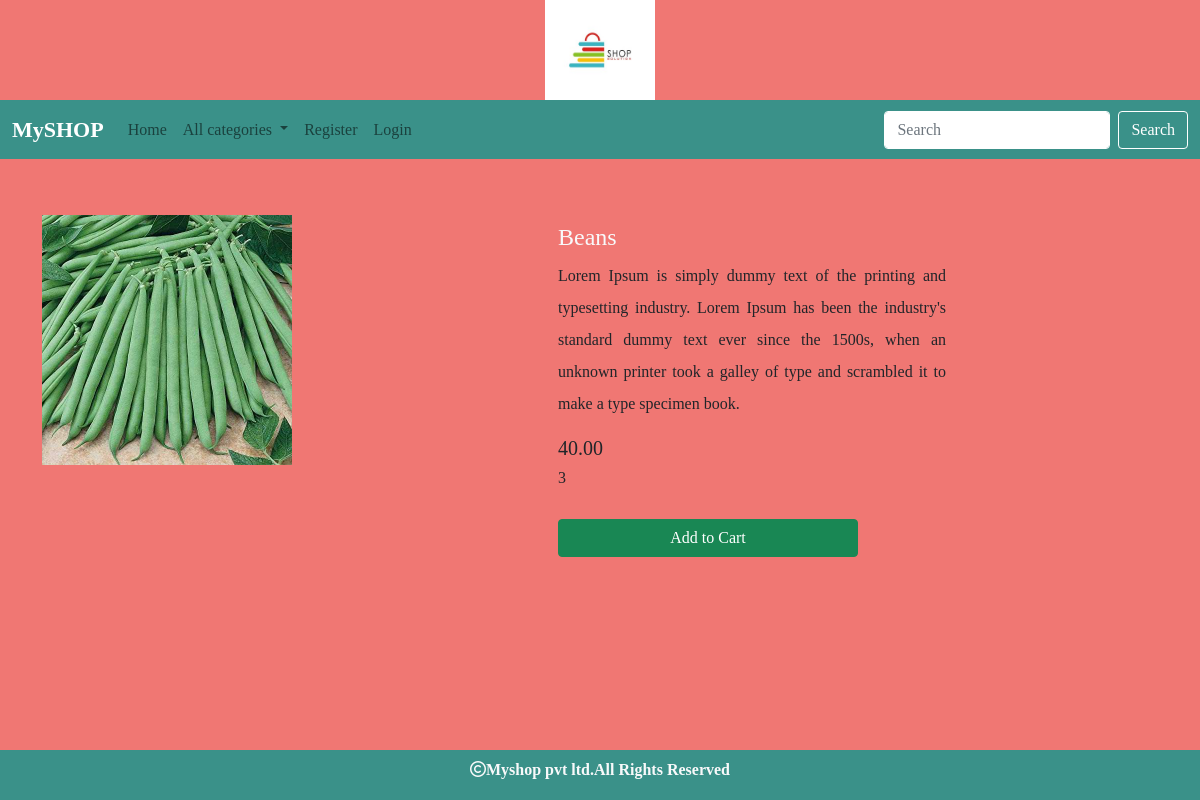
Screenshot of /detail/9 with the database file from the repository.
### shop/models.py (models this page shows, shortened)
class Product(models.Model):
    name = models.CharField(max_length=30)
    desc = models.TextField()
    image = models.ImageField(upload_to='products', null=True, blank=True)
    price= models.DecimalField(max_digits=10,decimal_places=2)
    stock=models.IntegerField()
    available=models.BooleanField(default=True)
    created=models.DateTimeField(auto_now_add=True) #one time
    updated=models.DateTimeField(auto_now=True) #every time we update records
    category=models.ForeignKey(Category,on_delete=models.CASCADE)

### shop/views.py (the view)
# urls.py: path('detail/<int:p>',views.showdetail,name="detail"),
def showdetail(request,p):
    p=Product.objects.get(id=p)
    return render(request,'detail.html',{'p':p})

### cart/context_processors.py (called while the page is built, shortened)
def total(request):
    count=0
    return {'count':count}

### shop/context_processors.py (called while the page is built)
def links(request):
    c=Category.objects.all()
    return {'links':c}

### templates/detail.html
{% extends 'base.html' %}
{% block content %}
<div class="container mt-6">
    <div class="row mt-5">
        <div class="col-4 me-5">
            <img class="mt-2" src="{{p.image.url}}" height="250px width:300px;">
        </div>
        <div class="col-5 me-3 mt-2 pt-2" style="padding-left:100px;width:500px;" >
            <h4 class="text-light">{{p.name}}</h4>
            <p style="text-align:justify;line-height:2;">{{p.desc}}</p>
            <h5 class="mt-2">{{p.price}}</h5>
            <h6 class="mt-2">{{p.stock}}</h6>
            {% if user.is_superuser == True %}
            {% if p.stock > 0 %}
           <h3 class="text-light">In Stock</h3>
             <a href="{% url 'admin:index' %}" class="btn btn-success mt-4" style="width:300px;">Add Stock</a>
            {% else %}
            <h3 class="text-light"> Out of Stock</h3>
             <a href="{% url 'admin:index' %}" class="btn btn-success mt-4" style="width:300px;">Add Stock</a>
            {% endif %}
            {% else %}
            {% if p.stock > 0 %}
            <a href="{% url 'cart:addtocart' p.id %}" class="btn btn-success mt-4" style="width:300px;">Add to Cart</a>
            {% else %}
            <h3 class="text-light">Out of Stock</h3>
            {% endif %}
            {% endif %}
        </div>
    </div>
</div>
{% endblock %}

### static/css/style.css (style rules this page uses)
body { background-color:#f07773; font-family: "Zilla Slab", serif; font-optical-sizing: auto; font-weight: 300; font-style: normal; font-variation-settings: "wdth" 100; }

### rows the page displays
Product: image (picture), name "Beans", desc "Lorem Ipsum is simply dummy text of the printing and typesetting industry. Lorem Ipsum has been the industry's standard dummy text ever since the 1500s, when an unknown printer took a galley of type and scrambled it to make a type specimen book.", price "40.00", stock "3"
